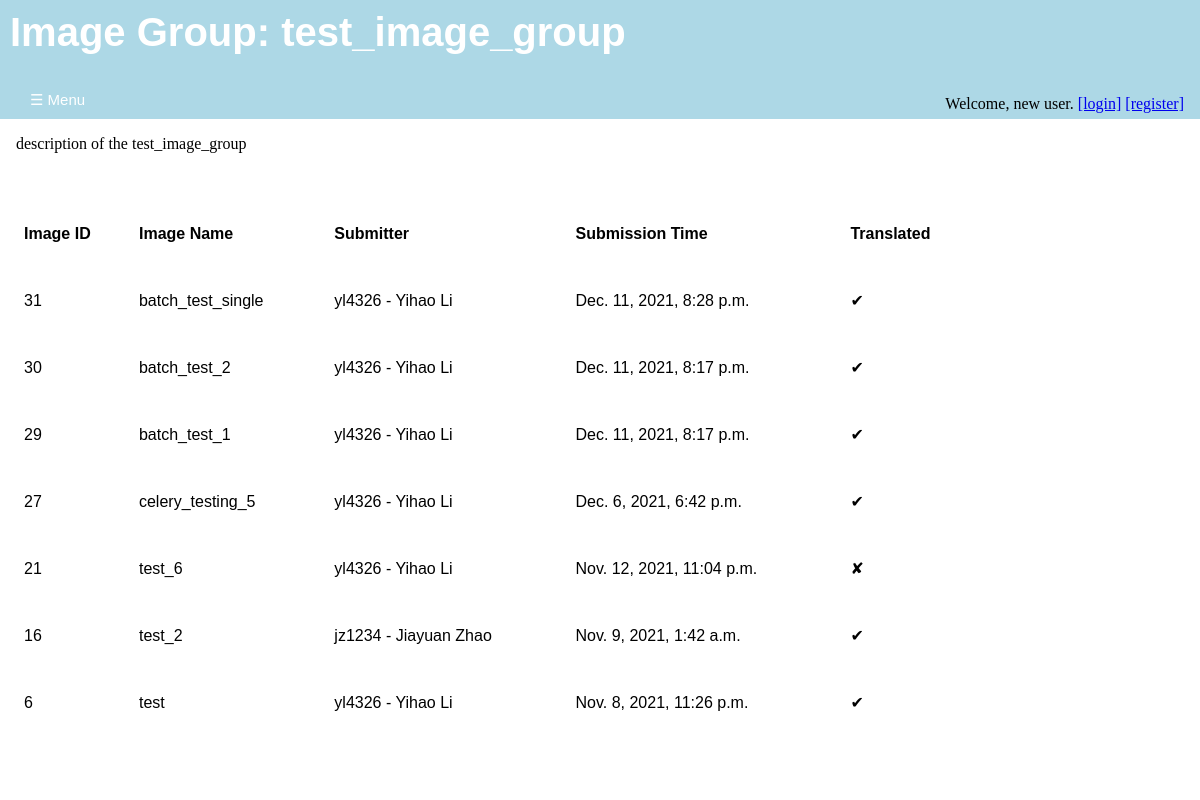
Screenshot of /annotations/image_group/2/ with the database file from the repository.
### annotations/models.py (models this page shows, shortened)
class ImageGroup(models.Model):
    group_name = models.CharField(
        max_length = 40,
        unique = True
        )
    group_description = models.TextField(blank = True, null = True)

class Image(models.Model):
    image_name = models.CharField(
        max_length = 200,
        unique = True
        )
    submission_date = models.DateTimeField(
        'date of submission',
        auto_now_add = True
        )
    image_upload = models.FileField(upload_to = svs_rename)
    translated = models.BooleanField(default = 'False')
    svs_path = models.FilePathField(
        path = f"{settings.HOME_PATH}/{settings.SVS_PATH}",
        match = ".*\.svs",
        null = True,
        blank = True
        )
    dzi_path = models.FilePathField(
        path = f"{settings.HOME_PATH}/{settings.DZI_PATH}",
        match = ".*\.dzi",
        null = True,
        blank = True
        )
    height = models.PositiveIntegerField(null = True, blank = True)
    width = models.PositiveIntegerField(null = True, blank = True)
    image_description = models.TextField(blank = True, null = True)
    completely_annotated = models.BooleanField(default = 'False')
    group = models.ForeignKey(
        ImageGroup,
        on_delete = models.SET_NULL,
        blank = True,
        null = True
        )
    submit_user = models.ForeignKey(
        User,
        on_delete = models.PROTECT,
        blank = True,
        null = True
        )

class User(auth_user):
    UNI = models.CharField(
        max_length = 8,
        unique = True
        )
    register_date = models.DateTimeField(
        'date of registration',
        auto_now_add = True,
        blank = True
        )
    organizations = models.ForeignKey(
        'Organization',
        on_delete = models.PROTECT,
        null = True,
        blank = True
        )
    def __str__(self):
      return f"{self.UNI} - {self.first_name} {self.last_name}"

### annotations/views.py (the view)
# urls.py: path('image_group/<int:image_group_id>/', views.image_group_view, name = 'image-group-view'),
def image_group_view(request, image_group_id):
    image_group = ImageGroup.objects.get(id=image_group_id)
    image_list = Image.objects.filter(group = image_group).order_by('-submission_date')
    return render(
        request,
        "annotations/image_group_view.html",
        {
        "image_group": image_group,
        "image_list": image_list
        })

### annotations/templates/annotations/image_group_view.html (shortened to what this page needs)
{% extends 'annotations/base.html' %}
{% block content %}
    <div id='title' class='title'>
      <h1>Image Group: {{image_group.group_name}}</h1>
      <div id='login-widget' class='login-widget'>
      {% if user.is_authenticated %}
         <p>Welcome, {{ user.get_username }}.</p>
         <a href="{% url 'annotations:logout' %}">[logout]</a>
      {% else %}
        <p>Welcome, new user.</p>
        <a href="{% url 'annotations:login' %}" >[login]</a>
        <a href="{% url 'annotations:registration' %}" >[register]</a>
      {% endif %}
      </div>
      <button class="openbutton" onclick="openNav()">&#9776; Menu</button>
    </div>
    <div id='body' class='body'>
      <div class="Introduction">
        <p>{{image_group.group_description}}</p>
      </div>
      <table>
        <tr>
          <th><p>Image ID</p></th>
          <th><p>Image Name</p></th>
          <th><p>Submitter</p></th>
          <th><p>Submission Time</p></th>
          <th><p>Translated</p></th>
        </tr>
        {% for image in image_list %}
          <tr>
            <td><p>{{image.pk}}</p></td>
            <td>
            {% if image.translated %}
               <a href="{% url 'annotations:image-views' image.id %}">
                 {{ image.image_name }}
               </a>
            {% else %}
               <p>{{image.image_name}}</p>
            {% endif %}
            </td>
            <td><a href="{% url 'annotations:profile-others' image.submit_user.id %}">
              {{ image.submit_user }}
            </a></td>
            <td><p> {{ image.submission_date }}</p></td>
            <td><p> {{ image.translated|yesno:"✔,✘" }} </p></td>
           </tr>
        {% endfor %}
      </table>
    </div>
{% endblock %}

### annotations/static/annotations/style.css (style rules this page uses)
div#login-widget.login-widget { position: absolute; right: 1em; bottom: 0px; width: auto; height: 1.5em; }
.login-widget a { display: inline-block; }
.login-widget p { display: inline-block; margin-block-start: 0em; margin-block-end: 0em; }
div#title.title { background-color: lightblue; align-items: center; position:fixed; top:0px; left:0px; height:calc(10% + 39px); width: 100%; transition: margin-left .3s; transition: width .3s; display: flex; flex: 1 1 auto; justify-content: flex-start; }
.title h1 { position: absolute; font-size: 2.5em; z-index: 1; top: 0em; margin-block-start: 0em; margin-block-end: 0em; padding-top: 0.25em; padding-left: 0.25em; }
.openbutton { position: absolute; bottom: 0; z-index: 1; font-size: 15px; cursor: pointer; background-color: lightblue; color: white; float: left; padding: 10px 2em; border: none; }
div#body.body { position:absolute; left:0px; top: calc(10% + 39px); height: 85%; width: 100%; background-color: white; transition: margin-left .3s; transition: width .3s; display: flex; flex: 1 1 auto; flex-direction:column; justify-content: flex-start; padding-left: 1em; }
h1 { display: table-cell; color: white; text-align: left; font-size: 2em; font-family: Arial, Helvetica, sans-serif; }
table { top: 10%; margin-top: 2em; width: 80%; padding: 0; border-collapse: collapse; font-family: Arial, Helvetica, sans-serif; table-layout:auto; }
td, th { text-align: left; padding: 0.5em; text-decoration: none; }
.body a { text-decoration: none; }
.body a:link { color:black; }

### rows the page displays
ImageGroup: group_name "test_image_group", group_description "description of the test_image_group"
Image: pk "31", image_name "batch_test_single", submit_user "yl4326 - Yihao Li", submission_date "Dec. 11, 2021, 8:28 p.m.", translated "✔"
Image: pk "30", image_name "batch_test_2", submit_user "yl4326 - Yihao Li", submission_date "Dec. 11, 2021, 8:17 p.m.", translated "✔"
Image: pk "29", image_name "batch_test_1", submit_user "yl4326 - Yihao Li", submission_date "Dec. 11, 2021, 8:17 p.m.", translated "✔"
Image: pk "27", image_name "celery_testing_5", submit_user "yl4326 - Yihao Li", submission_date "Dec. 6, 2021, 6:42 p.m.", translated "✔"
Image: pk "21", image_name "test_6", submit_user "yl4326 - Yihao Li", submission_date "Nov. 12, 2021, 11:04 p.m.", translated "✘"
Image: pk "16", image_name "test_2", submit_user "jz1234 - Jiayuan Zhao", submission_date "Nov. 9, 2021, 1:42 a.m.", translated "✔"
Image: pk "6", image_name "test", submit_user "yl4326 - Yihao Li", submission_date "Nov. 8, 2021, 11:26 p.m.", translated "✔"
